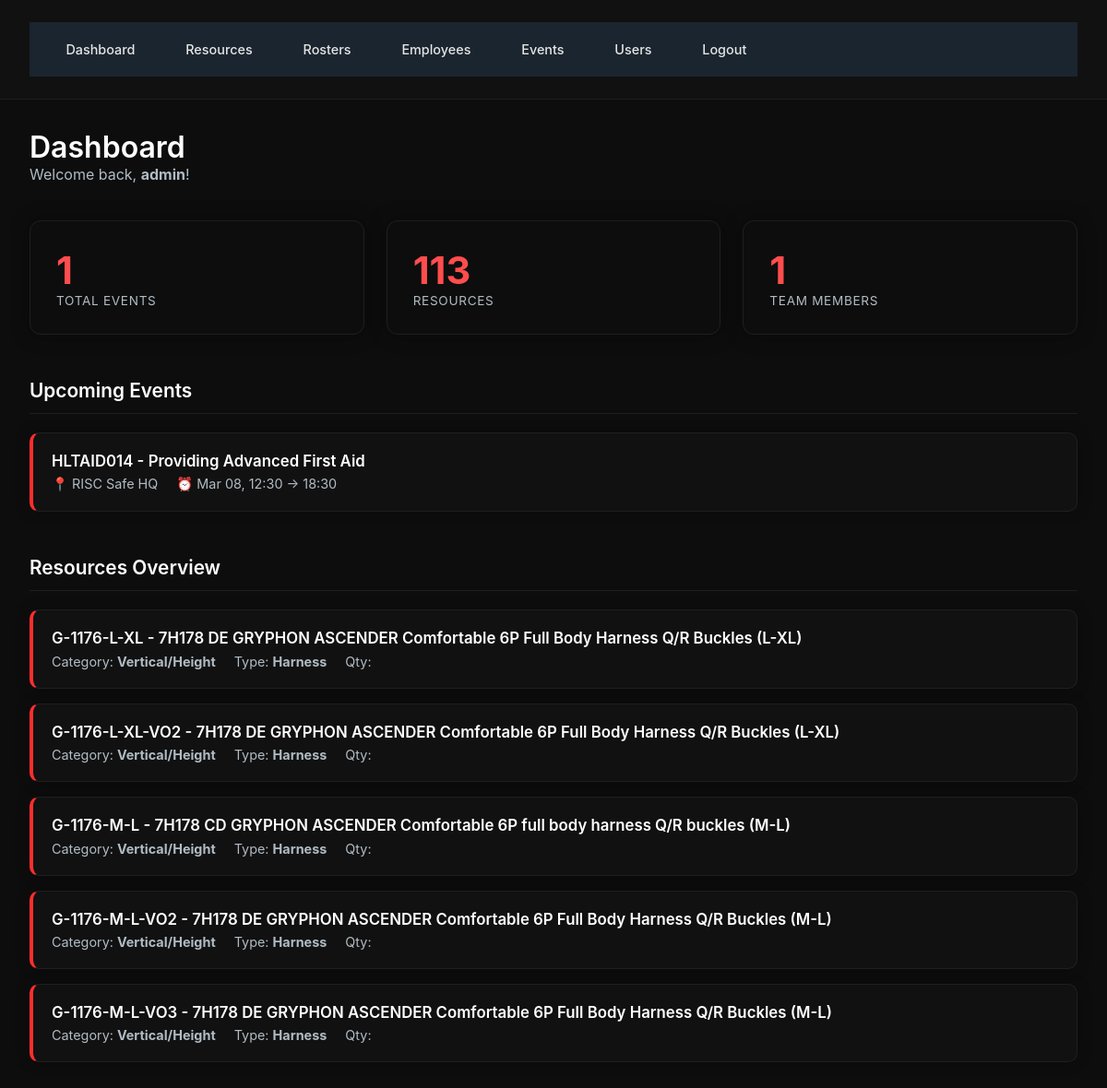
The app's page / (signed in) with its own data.
### Database.py (models this page shows, shortened)
class User(UserMixin, db.Model):
    id = db.Column(db.Integer, primary_key=True)
    username = db.Column(db.String(120), unique=True, nullable=False)
    password_hash = db.Column(db.String(255), nullable=False)
    is_admin = db.Column(db.Boolean, default=False)
    employee_id = db.Column(db.Integer, db.ForeignKey('employee.id'))
    employee = db.relationship('Employee', backref='user', uselist=False)

class Event(db.Model):
    id = db.Column(db.Integer, primary_key=True)
    title = db.Column(db.String(200))
    location = db.Column(db.String(200))
    start_time = db.Column(db.DateTime)
    end_time = db.Column(db.DateTime)
    setup_minutes = db.Column(db.Integer, default=0)
    packup_minutes = db.Column(db.Integer, default=0)
    employees = db.relationship("Employee", secondary=event_employee, cascade="all, delete", passive_deletes=True)
    resources = db.relationship("Resource", secondary=event_resource, cascade="all, delete", passive_deletes=True)

class Resource(db.Model):
    id = db.Column(db.Integer, primary_key=True)
    item_code = db.Column(db.String(120), unique=True, nullable=False)
    category = db.Column(db.String(120), nullable=False)
    type = db.Column(db.String(120), nullable=False)
    description = db.Column(db.String(255))
    qty = db.Column(db.Integer, default=1)
    asset_number = db.Column(db.String(120))
    dom = db.Column(db.Date)  # Date of Manufacture
    lifespan_years = db.Column(db.Integer)

### app.py (the view)
    @app.route('/')
    @login_required
    def index():
        events = Event.query.all()
        resources = Resource.query.all()
        employees = Employee.query.all()
        return render_template('index.html', events=events, resources=resources, employees=employees)

### Templates/index.html (shortened to what this page needs)
{% extends "base.html" %}
{% block content %}
<div class="dashboard-header">
  <div>
    <h2 class="dashboard-title">Dashboard</h2>
    <p class="welcome-text">Welcome back, <strong>{{ current_user.username }}</strong>!</p>
  </div>
</div>
<div class="stats-grid">
  <div class="stat-card">
    <div class="stat-value">{{ events|length }}</div>
    <div class="stat-label">Total Events</div>
  </div>
  <div class="stat-card">
    <div class="stat-value">{{ resources|length }}</div>
    <div class="stat-label">Resources</div>
  </div>
  <div class="stat-card">
    <div class="stat-value">{{ employees|length }}</div>
    <div class="stat-label">Team Members</div>
  </div>
</div>
<div class="dashboard-section">
  <h3 class="section-title">Upcoming Events</h3>
  {% if events %}
    <div class="events-list">
      {% for e in events[:5] %}
        <div class="event-card">
          <div class="event-title">{{ e.title }}</div>
          <div class="event-details">
            <span class="event-location">📍 {{ e.location }}</span>
            <span class="event-time">⏰ {{ e.start_time.strftime('%b %d, %H:%M') if e.start_time else 'N/A' }} → {{ e.end_time.strftime('%H:%M') if e.end_time else 'N/A' }}</span>
          </div>
        </div>
      {% endfor %}
    </div>
  {% else %}
    <div class="empty-state">
      No events scheduled. <a href="{{ url_for('events') }}">Create one</a>
    </div>
  {% endif %}
</div>
<div class="dashboard-section">
  <h3 class="section-title">Resources Overview</h3>
  {% if resources %}
    <div class="resources-list">
      {% for r in resources[:5] %}
        <div class="resource-card">
          <div class="resource-title">{{ r.item_code }} - {{ r.description }}</div>
          <div class="resource-details">
            <span>Category: <strong>{{ r.category }}</strong></span>
            <span>Type: <strong>{{ r.type }}</strong></span>
            <span>Qty: <strong>{{ r.quantity }}</strong></span>
          </div>
        </div>
      {% endfor %}
    </div>
  {% else %}
    <div class="empty-state">
      No resources added yet. <a href="{{ url_for('resources') }}">Add one</a>
    </div>
  {% endif %}
</div>
{% endblock %}

### Static/Css/styles.css (style rules this page uses)
* { margin: 0; padding: 0; box-sizing: border-box; }
body { font-family: '72', 'SAP Sans', system-ui, sans-serif; background-color: #000000; color: #e0e0e0; }

### Templates/base.html (style rules this page uses)
body { background: #0d0d0d; color: #e6e6e6; font-family: "Inter", "Segoe UI", sans-serif; margin: 0; padding: 0; }

### Templates/index.html (style rules this page uses)
.dashboard-header { display: flex; justify-content: space-between; align-items: center; margin-bottom: 2.5rem; }
.dashboard-title { font-size: 2rem; font-weight: 600; color: #ffffff; }
.welcome-text { font-size: 1rem; color: #b0bcc4; }
.stats-grid { display: grid; grid-template-columns: repeat(auto-fit, minmax(220px, 1fr)); gap: 1.5rem; margin-bottom: 3rem; }
.stat-card { background: #0d0d0d; border: 1px solid #1f1f1f; border-radius: 12px; padding: 1.75rem; box-shadow: 0 0 20px rgba(0,0,0,0.35); transition: 0.2s; }
.stat-value { font-size: 2.6rem; font-weight: 700; color: #ff4d4d; }
.stat-label { font-size: 0.85rem; color: #b0bcc4; text-transform: uppercase; letter-spacing: 0.05em; }
.dashboard-section { margin-bottom: 3rem; }
.section-title { font-size: 1.3rem; font-weight: 600; color: #ffffff; margin-bottom: 1.25rem; padding-bottom: 0.75rem; border-bottom: 1px solid #1f1f1f; }
.events-list, .resources-list { display: flex; flex-direction: column; gap: 1rem; }
.event-card, .resource-card { background: #111; border: 1px solid #1f1f1f; border-left: 4px solid #ff2e2e; border-radius: 10px; padding: 1.25rem; transition: 0.2s; box-shadow: 0 0 15px rgba(0,0,0,0.25); }
.event-title, .resource-title { font-weight: 600; color: #ffffff; margin-bottom: 0.4rem; font-size: 1.05rem; }
.event-details, .resource-details { font-size: 0.9rem; color: #b0bcc4; display: flex; gap: 1.25rem; flex-wrap: wrap; }
.event-time, .event-location { display: inline-flex; align-items: center; gap: 0.35rem; }

### records on screen
User: username "admin"
Event: title "HLTAID014 - Providing Advanced First Aid", location "RISC Safe HQ", start_time "Mar 08, 12:30", end_time "18:30"
Resource: item_code "G-1176-L-XL", description "7H178 DE GRYPHON ASCENDER Comfortable 6P Full Body Harness Q/R Buckles (L-XL)", category "Vertical/Height", type "Harness"
Resource: item_code "G-1176-L-XL-VO2", description "7H178 DE GRYPHON ASCENDER Comfortable 6P Full Body Harness Q/R Buckles (L-XL)", category "Vertical/Height", type "Harness"
Resource: item_code "G-1176-M-L", description "7H178 CD GRYPHON ASCENDER Comfortable 6P full body harness Q/R buckles (M-L)", category "Vertical/Height", type "Harness"
Resource: item_code "G-1176-M-L-VO2", description "7H178 DE GRYPHON ASCENDER Comfortable 6P Full Body Harness Q/R Buckles (M-L)", category "Vertical/Height", type "Harness"
Resource: item_code "G-1176-M-L-VO3", description "7H178 DE GRYPHON ASCENDER Comfortable 6P Full Body Harness Q/R Buckles (M-L)", category "Vertical/Height", type "Harness"

### other values on screen
{{ events|length }} "1"
{{ resources|length }} "113"
{{ employees|length }} "1"
